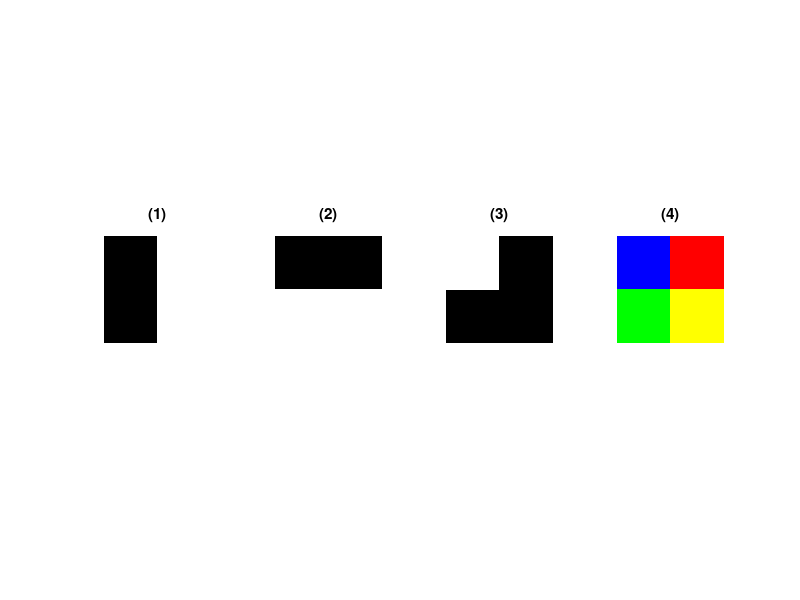

Source code (MATLAB):
% - - - - - - 
% MAI CV
% Exercises Lab 1
% Author name: Jordi Riu - Josep Famadas
% - - - - - - 


%%
%- - - - - - 
%Exercise 1:
%- - - - - - 

% We create 3 "empty" images
im1 = zeros(200,200); 
im2 = im1;
im3 = im1;

% We design the images we have been asked to
im1(:,100:end) = 256;
im2(100:end,:) = 256;
im3(1:100,1:100) = 256;

% We create the 4th image as a combination of the 3 we already have
im4_R = im1;
im4_G = im2;
im4_B = im3;

im4 = cat(3,im4_R,im4_G,im4_B);

% Plot the images in a 1x4 figure
figure
subplot(1,4,1)
imshow(im1)
title('(1)')
subplot(1,4,2)
imshow(im2)
title('(2)')
subplot(1,4,3)
imshow(im3)
title('(3)')
subplot(1,4,4)
imshow(im4)
title('(4)')

% Save the image in the path
imwrite(im4,'C:\Users\Josep Famadas\Desktop\Computer Vision\Lab 1\3channels.jpg');

